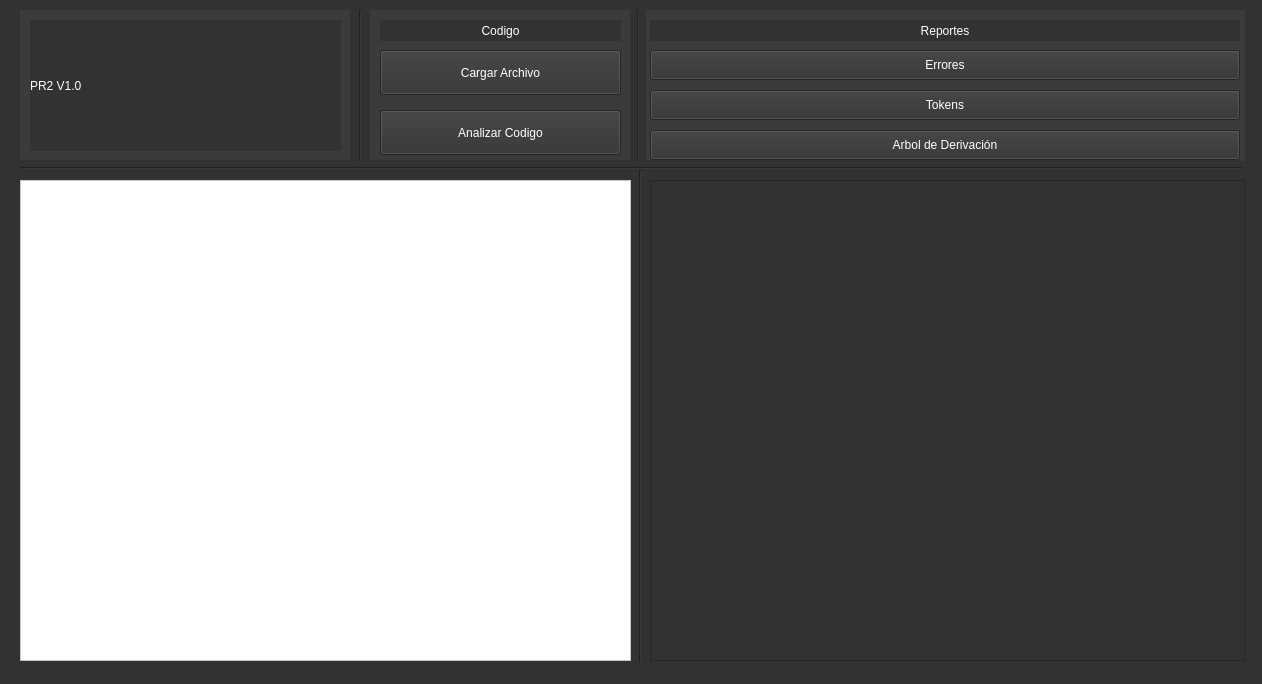
<?xml version="1.0" encoding="UTF-8"?>
<ui version="4.0">
 <class>ventana</class>
 <widget class="QMainWindow" name="ventana">
  <property name="geometry">
   <rect>
    <x>0</x>
    <y>0</y>
    <width>1262</width>
    <height>684</height>
   </rect>
  </property>
  <property name="windowTitle">
   <string>Principal</string>
  </property>
  <property name="styleSheet">
   <string notr="true">background-color:rgb(50, 50, 50)</string>
  </property>
  <widget class="QWidget" name="centralwidget">
   <widget class="Line" name="line_6">
    <property name="geometry">
     <rect>
      <x>20</x>
      <y>160</y>
      <width>1221</width>
      <height>16</height>
     </rect>
    </property>
    <property name="styleSheet">
     <string notr="true">color: rgb(255, 255, 255);</string>
    </property>
    <property name="orientation">
     <enum>Qt::Horizontal</enum>
    </property>
   </widget>
   <widget class="QLabel" name="label">
    <property name="geometry">
     <rect>
      <x>20</x>
      <y>10</y>
      <width>1225</width>
      <height>151</height>
     </rect>
    </property>
    <property name="styleSheet">
     <string notr="true">background-color: rgb(59, 59, 59)</string>
    </property>
    <property name="text">
     <string/>
    </property>
   </widget>
   <widget class="Line" name="line_2">
    <property name="geometry">
     <rect>
      <x>630</x>
      <y>170</y>
      <width>20</width>
      <height>501</height>
     </rect>
    </property>
    <property name="orientation">
     <enum>Qt::Vertical</enum>
    </property>
   </widget>
   <widget class="QLabel" name="label_2">
    <property name="geometry">
     <rect>
      <x>30</x>
      <y>20</y>
      <width>311</width>
      <height>131</height>
     </rect>
    </property>
    <property name="styleSheet">
     <string notr="true">color: rgb(255, 255, 255);
font: 55pt &quot;Segoe UI&quot;;</string>
    </property>
    <property name="text">
     <string>PR2 V1.0</string>
    </property>
   </widget>
   <widget class="Line" name="line_3">
    <property name="geometry">
     <rect>
      <x>350</x>
      <y>10</y>
      <width>20</width>
      <height>151</height>
     </rect>
    </property>
    <property name="orientation">
     <enum>Qt::Vertical</enum>
    </property>
   </widget>
   <widget class="QLabel" name="label_3">
    <property name="geometry">
     <rect>
      <x>380</x>
      <y>20</y>
      <width>241</width>
      <height>21</height>
     </rect>
    </property>
    <property name="layoutDirection">
     <enum>Qt::LeftToRight</enum>
    </property>
    <property name="styleSheet">
     <string notr="true">color: rgb(255, 255, 255);
font: 12pt &quot;Trebuchet MS&quot;;</string>
    </property>
    <property name="text">
     <string>Codigo</string>
    </property>
    <property name="alignment">
     <set>Qt::AlignCenter</set>
    </property>
   </widget>
   <widget class="Line" name="line_4">
    <property name="geometry">
     <rect>
      <x>630</x>
      <y>10</y>
      <width>16</width>
      <height>151</height>
     </rect>
    </property>
    <property name="orientation">
     <enum>Qt::Vertical</enum>
    </property>
   </widget>
   <widget class="QLabel" name="label_4">
    <property name="geometry">
     <rect>
      <x>650</x>
      <y>20</y>
      <width>590</width>
      <height>21</height>
     </rect>
    </property>
    <property name="styleSheet">
     <string notr="true">color: rgb(255, 255, 255);
font: 12pt &quot;Trebuchet MS&quot;;</string>
    </property>
    <property name="text">
     <string>Reportes</string>
    </property>
    <property name="alignment">
     <set>Qt::AlignCenter</set>
    </property>
   </widget>
   <widget class="QPushButton" name="error">
    <property name="geometry">
     <rect>
      <x>650</x>
      <y>50</y>
      <width>590</width>
      <height>30</height>
     </rect>
    </property>
    <property name="styleSheet">
     <string notr="true">color: rgb(255, 255, 255);
font: italic 10pt &quot;Trebuchet MS&quot;;</string>
    </property>
    <property name="text">
     <string>Errores</string>
    </property>
   </widget>
   <widget class="QPushButton" name="token">
    <property name="geometry">
     <rect>
      <x>650</x>
      <y>90</y>
      <width>590</width>
      <height>30</height>
     </rect>
    </property>
    <property name="styleSheet">
     <string notr="true">color: rgb(255, 255, 255);
font: italic 10pt &quot;Trebuchet MS&quot;;</string>
    </property>
    <property name="text">
     <string>Tokens</string>
    </property>
   </widget>
   <widget class="QPushButton" name="arbol">
    <property name="geometry">
     <rect>
      <x>650</x>
      <y>130</y>
      <width>590</width>
      <height>30</height>
     </rect>
    </property>
    <property name="styleSheet">
     <string notr="true">color: rgb(255, 255, 255);
font: italic 10pt &quot;Trebuchet MS&quot;;</string>
    </property>
    <property name="text">
     <string>Arbol de Derivación</string>
    </property>
   </widget>
   <widget class="QPushButton" name="cargar">
    <property name="geometry">
     <rect>
      <x>380</x>
      <y>50</y>
      <width>241</width>
      <height>45</height>
     </rect>
    </property>
    <property name="styleSheet">
     <string notr="true">color: rgb(255, 255, 255);
font: italic 10pt &quot;Trebuchet MS&quot;;</string>
    </property>
    <property name="text">
     <string>Cargar Archivo</string>
    </property>
   </widget>
   <widget class="QPushButton" name="analizar">
    <property name="geometry">
     <rect>
      <x>380</x>
      <y>110</y>
      <width>241</width>
      <height>45</height>
     </rect>
    </property>
    <property name="styleSheet">
     <string notr="true">color: rgb(255, 255, 255);
font: italic 10pt &quot;Trebuchet MS&quot;;</string>
    </property>
    <property name="text">
     <string>Analizar Codigo</string>
    </property>
   </widget>
   <widget class="QTextEdit" name="texto">
    <property name="geometry">
     <rect>
      <x>20</x>
      <y>180</y>
      <width>611</width>
      <height>481</height>
     </rect>
    </property>
    <property name="styleSheet">
     <string notr="true">background-color: rgb(255, 255, 255);
font: italic 14pt &quot;Bahnschrift&quot;;</string>
    </property>
   </widget>
   <widget class="QTextEdit" name="consola">
    <property name="geometry">
     <rect>
      <x>650</x>
      <y>180</y>
      <width>595</width>
      <height>481</height>
     </rect>
    </property>
    <property name="styleSheet">
     <string notr="true">color: rgb(255, 255, 255);
font: 14pt &quot;Bahnschrift&quot;;</string>
    </property>
    <property name="readOnly">
     <bool>true</bool>
    </property>
   </widget>
   <zorder>label</zorder>
   <zorder>line_6</zorder>
   <zorder>line_2</zorder>
   <zorder>label_2</zorder>
   <zorder>line_3</zorder>
   <zorder>label_3</zorder>
   <zorder>line_4</zorder>
   <zorder>label_4</zorder>
   <zorder>error</zorder>
   <zorder>token</zorder>
   <zorder>arbol</zorder>
   <zorder>cargar</zorder>
   <zorder>analizar</zorder>
   <zorder>texto</zorder>
   <zorder>consola</zorder>
  </widget>
  <widget class="QStatusBar" name="statusbar"/>
 </widget>
 <resources/>
 <connections/>
</ui>
